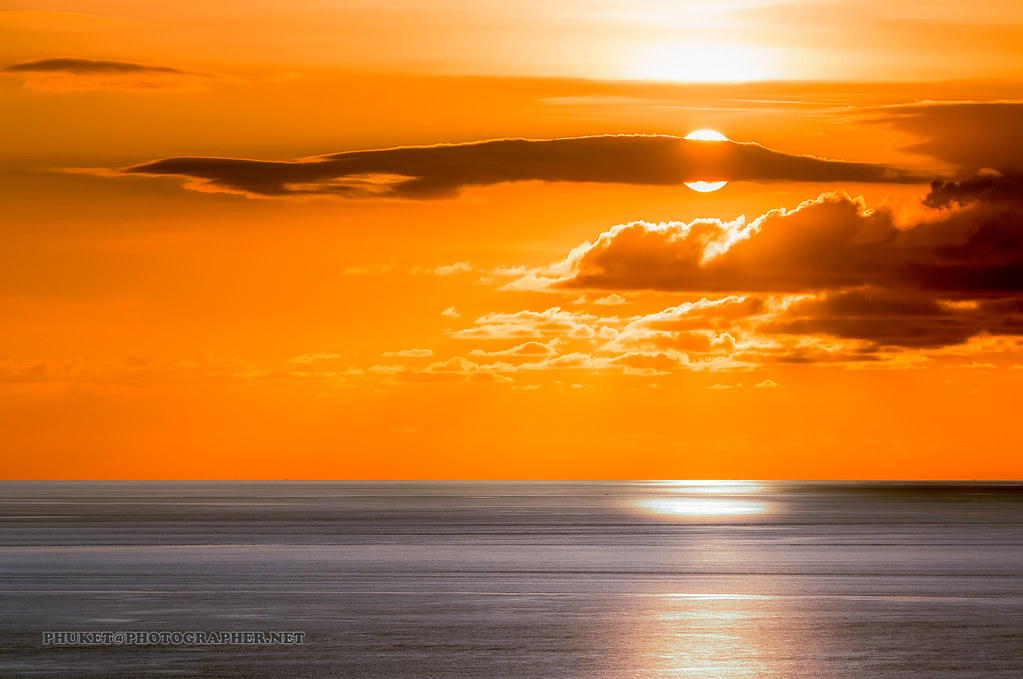
#> input picture input/sunset .jpg, 1023 x 679 px
$ python -i 'ex3_main .py'   (imports and definitions only)
#> lines starting #> are read from the running program, lines starting #| are printed output that depends on the picture
### ex3_utils.py
import numpy as np
import cv2
from numpy.linalg import LinAlgError
import matplotlib.pyplot as plt
import math
from typing import List


# [6 lines left out: function myID, not called in this run]

# ---------------------------------------------------------------------------
# ------------------------ Lucas Kanade optical flow ------------------------
# ---------------------------------------------------------------------------


def opticalFlow(im1: np.ndarray, im2: np.ndarray, step_size=10,
                win_size=5) -> (np.ndarray, np.ndarray):
    """
    Given two images, returns the Translation from im1 to im2
    :param im1: Image 1
    :param im2: Image 2
    :param step_size: The image sample size
    :param win_size: The optical flow window size (odd number)
    :return: Original points [[x,y]...], [[dU,dV]...] for each points
    """
    # checking greyscale
    if len(im1.shape) > 2:
        im1 = cv2.cvtColor(im1, cv2.COLOR_BGR2GRAY)
    if len(im2.shape) > 2:
        im2 = cv2.cvtColor(im2, cv2.COLOR_BGR2GRAY)

    # Calculate the derivatives in x and y directions
    vector = np.array([[1, 0, -1]])
    I_X = cv2.filter2D(im2, -1, vector, borderType=cv2.BORDER_REPLICATE)
    I_Y = cv2.filter2D(im2, -1, vector.T, borderType=cv2.BORDER_REPLICATE)
    I_T = im2 - im1

    # Initialize arrays for storing u, v and corresponding points
    u_v = []
    x_y = []

    # Iterate over the image with given step size
    for i in range(step_size, im1.shape[0], step_size):
        for j in range(step_size, im1.shape[1], step_size):
            # Create a small sample of I_X, I_Y, and I_T for the window around the current point
            sample_I_X = I_X[i - win_size // 2:i + win_size // 2 + 1, j - win_size // 2: j + win_size // 2 + 1]
            sample_I_Y = I_Y[i - win_size // 2:i + win_size // 2 + 1, j - win_size // 2: j + win_size // 2 + 1]
            sample_I_T = I_T[i - win_size // 2:i + win_size // 2 + 1, j - win_size // 2: j + win_size // 2 + 1]

            # Flatten the sample arrays
            sample_I_X = sample_I_X.flatten()
            sample_I_Y = sample_I_Y.flatten()
            sample_I_T = sample_I_T.flatten()

            # Calculate the elements of A and B matrices
            sum_IX_squared = np.sum(sample_I_X ** 2)
            sum_IX_IY = np.sum(sample_I_X * sample_I_Y)
            sum_IY_squared = np.sum(sample_I_Y ** 2)

            sum_IX_IT = np.sum(sample_I_X * sample_I_T)
            sum_IY_IT = np.sum(sample_I_Y * sample_I_T)

            # Build A and B matrices
            A = np.array([[sum_IX_squared, sum_IX_IY], [sum_IX_IY, sum_IY_squared]])
            B = np.array([[-sum_IX_IT], [-sum_IY_IT]])

            # Calculate eigenvalues and eigenvectors of A
            eigen_val, eigen_vec = np.linalg.eig(A)
            eig_val1, eig_val2 = eigen_val

            # Check eigenvalue conditions
            if eig_val2 <= 1 or eig_val1 / eig_val2 >= 100:
                continue

            # Calculate u and v
            vector_u_v = np.dot(np.linalg.inv(A), B)
            u = -vector_u_v[0][0]
            v = -vector_u_v[1][0]

            x_y.append([j, i])
            u_v.append([u, v])

    return np.array(x_y), np.array(u_v)


# [378 lines left out: functions opticalFlowPyrLK, findTranslationLK, findRigidLK, findTranslationCorr, findRigidCorr, warpImages and 5 more, not called in this run]

### ex3_main .py
from ex3_utils import *
import time


# ---------------------------------------------------------------------------
# ------------------------ Lucas Kanade optical flow ------------------------
# ---------------------------------------------------------------------------


def lkDemo(img_path):
#> called with img_path = 'input/sunset .jpg'
    print("LK Demo")

    img_1 = cv2.cvtColor(cv2.imread(img_path), cv2.COLOR_BGR2GRAY)
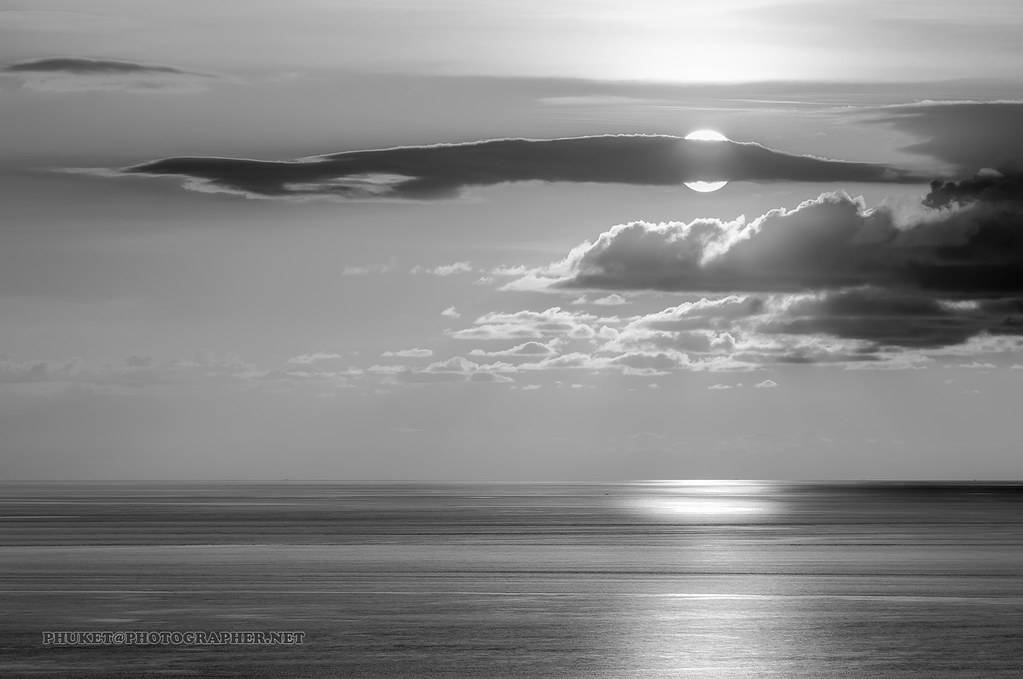
#> img_1: shape (679, 1023); min 5, max 255, mean 134.4
    img_1 = cv2.resize(img_1, (0, 0), fx=.5, fy=0.5)
#> img_1: shape (340, 512)
    t = np.array([[1, 0, -.2],
                  [0, 1, -.1],
                  [0, 0, 1]], dtype=float)
    img_2 = cv2.warpPerspective(img_1, t, img_1.shape[::-1])
    st = time.time()
    pts, uv = opticalFlow(img_1.astype(float), img_2.astype(float), step_size=20, win_size=5)
#> in opticalFlow, `I_X = cv2.filter2D(im2, -1, vector, borderType=cv2.BORDER_REPLICATE)`:
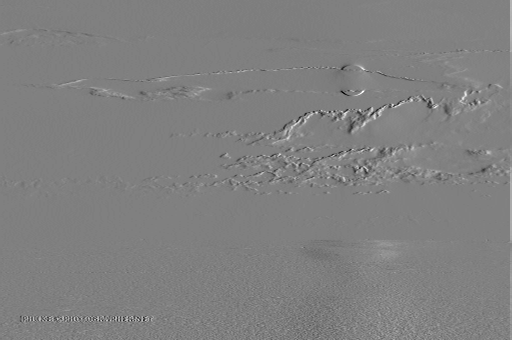
#> I_X: shape (340, 512) float64; min -82, max 81, mean 0.1; drawn with min black and max white
#> in opticalFlow, `I_Y = cv2.filter2D(im2, -1, vector.T, borderType=cv2.BORDER_REPLICATE)`:
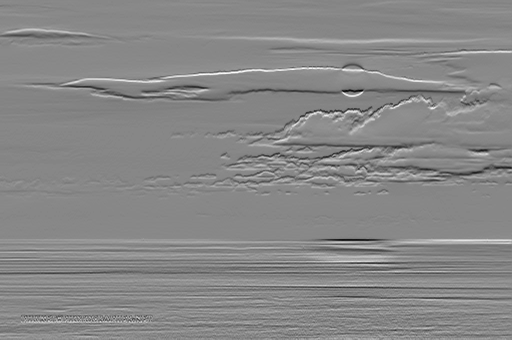
#> I_Y: shape (340, 512) float64; min -108, max 96, mean 0.7; drawn with min black and max white
#> in opticalFlow, `I_T = im2 - im1`:
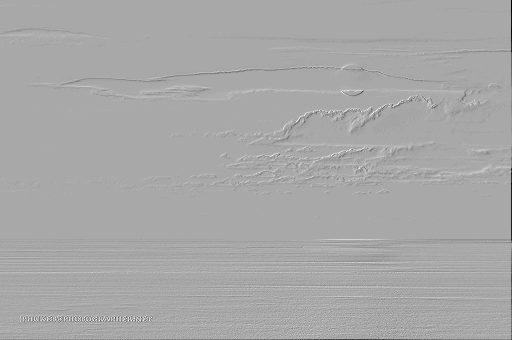
#> I_T: shape (340, 512) float64; min -33, max 17, mean -0.0925; drawn with min black and max white
#> after the loop in opticalFlow, `for i in range(step_size, im1.shape[0], step_size):`: u_v = 101 pairs, first value -0.528 to 0.278, second value -0.113 to 0.0634; x_y = 101 pairs, first value 20 to 500, second value 20 to 100
    et = time.time()

    print("Time: {:.4f}".format(et - st))
    print(np.median(uv,0))
    print(np.mean(uv,0))

    displayOpticalFlow(img_2, pts, uv)

# [180 lines left out: functions array3D, hierarchicalkDemo, compareLK, displayOpticalFlow, imageWarpingDemo, pyrGaussianDemo and 3 more, not called in this run]
    # [9 lines of commented-out code are left out]


# [2 lines not run here, left out]

#> (the run stopped early here; a loop or call above may not have finished)
